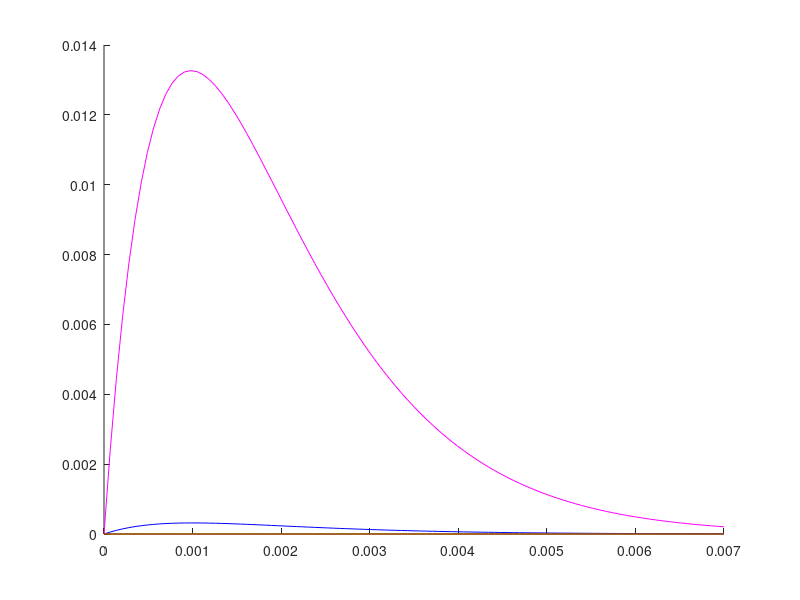

MATLAB code to generate this figure:
% Codigo adaptado para:
% calcular a tensao de saida com base na tensao de entrada
% de um circuito RC paralelo (RC passa - baixa)

clear all,close all, clc
%% x=[0:.1:100]'; k=0.2; y0=200; y=y0.*exp(k.*x); % VALOR EXATO
x=[0:0.00007:.007]'; %% x = tempo t (ms)
y0 = 0;
x0 = 0;
R = 1000; % 1k Ohm
C = 0.000001; % 1uF
tau = R.*C;
y = 1 - exp(-x./tau); %% RESPOSTA EXATA
tensao_inicial = 1; % Volts
a=0; b=0.007; h=7.*10.^(-5);  m=(b-a)/h; xj(1)=x0; yj(1)=y0;  % DADOS PVI

funcao_y_linha = @(ti,yj) (ti - yj)./tau;
%% com base na figura 1, tensao_inicial = u(t)
%%                            0 , t < a
%% considere u(t-a) = ua(t) = 1 , t >= a
%% se a = 0, entao u(t-0) = u(t) = 1
%% Resposta ao degrau unitário do Filtro RC Passa-Baixa.
for j=1:m %% o j é utilizado para calcular cada intervalo de tempo
          %% e tambem a imagem y(j+1)
    xj(j+1)=xj(j)+h;
    yj(j+1)=yj(j)+h.*funcao_y_linha(tensao_inicial,yj(j));
end

j=[0:m]'; ej1=abs((1 - exp(-xj./tau)) - yj);
[j,xj',yj' ej1']


hold on
plot(xj,ej1,'m','Linewidth',.5);




%RK2 - EULER MODIFICADO

% DADOS DO PVI
R = 1000;
C = 0.000001;
tensao_inicial = 1;
tau = R.*C;
a=0; b=7E-3; m=100; h=(b-a)/m;
xj(1) = 0;
yj(1) = 0;
x=[0:0.00007:.007]'; %% x = tempo t (ms)
y = 1 - exp(-x./tau); %% RESPOSTA EXATA
%% y = tensao_inicial - exp(-x./tau);
%% y' = [tensao_inicial - y(t)] ./  tau;
f = @(x,y) ( 1 - y )./ tau; %% f = y'
for j=1:m
    K1 = f(xj(j),yj(j)) % ( tensao_inicial - y(j) )./ tau;
    K2 = f( xj(j) + (h./2),yj(j) + (h./2).*K1);%( tensao_inicial - (y(j) + (h./2).*K1) )./ tau;

    yj(j+1) = yj(j) + h.*K2;
    xj(j+1) = xj(j) + h;

end

j=[0:m]'; ej2=abs((1 - exp(-xj./tau)) - yj);
[j,xj',yj' ej2']

plot(xj,ej2,'b','Linewidth',.5)









% RK3

% DADOS DO PVI
R = 1000;
C = 0.000001;
tensao_inicial = 1;
tau = R.*C;

a=0; b=7E-3; m=100; h=(b-a)/m;

xj(1) = 0;
yj(1) = 0;

x=[0:0.00007:.007]'; %% x = tempo t (ms)
y = 1 - exp(-x./tau); %% RESPOSTA EXATA

f = @(x,y) ( 1 - y )./ tau;

for j=1:m
    K1 = f(xj(j),yj(j))
    K2 = f( xj(j) + (h./2),yj(j) + (h./2).*K1);
    K3 = f( xj(j) + h, yj(j) + 2.*h.*K2 - h.*K1);

    yj(j+1) = yj(j) + (h./6).*(K1 + 4.*K2 + K3);
    xj(j+1) = xj(j) + h;

end


j=[0:m]'; ej3=abs((1 - exp(-xj./tau)) - yj);
[j,xj',yj' ej3']

plot(xj,ej3,'g','Linewidth',.5)


%RK4

% DADOS DO PVI
R = 1000;
C = 0.000001;
tensao_inicial = 1;
tau = R.*C;

a=0; b=7E-3; m=100; h=(b-a)/m;

xj(1) = 0;
yj(1) = 0;

x=[0:0.00007:.007]'; %% x = tempo t (ms)
y = 1 - exp(-x./tau); %% RESPOSTA EXATA

f = @(x,y) ( 1 - y )./ tau;

for j=1:m
    K1 = f(xj(j),yj(j))
    K2 = f( xj(j) + (h./2),yj(j) + (h./2).*K1);
    K3 = f( xj(j) + (h./2), yj(j) + (h./2).*K2);
    K4 = f( xj(j) + h , yj(j) + h.*K3);

    yj(j+1) = yj(j) + (h./6).*(K1 + 2.*K2 + 2.*K3 + K4);
    xj(j+1) = xj(j) + h;

end


j=[0:m]'; ej4=abs((1 - exp(-xj./tau)) - yj);

plot(xj,ej4,'r','Linewidth',.5)
